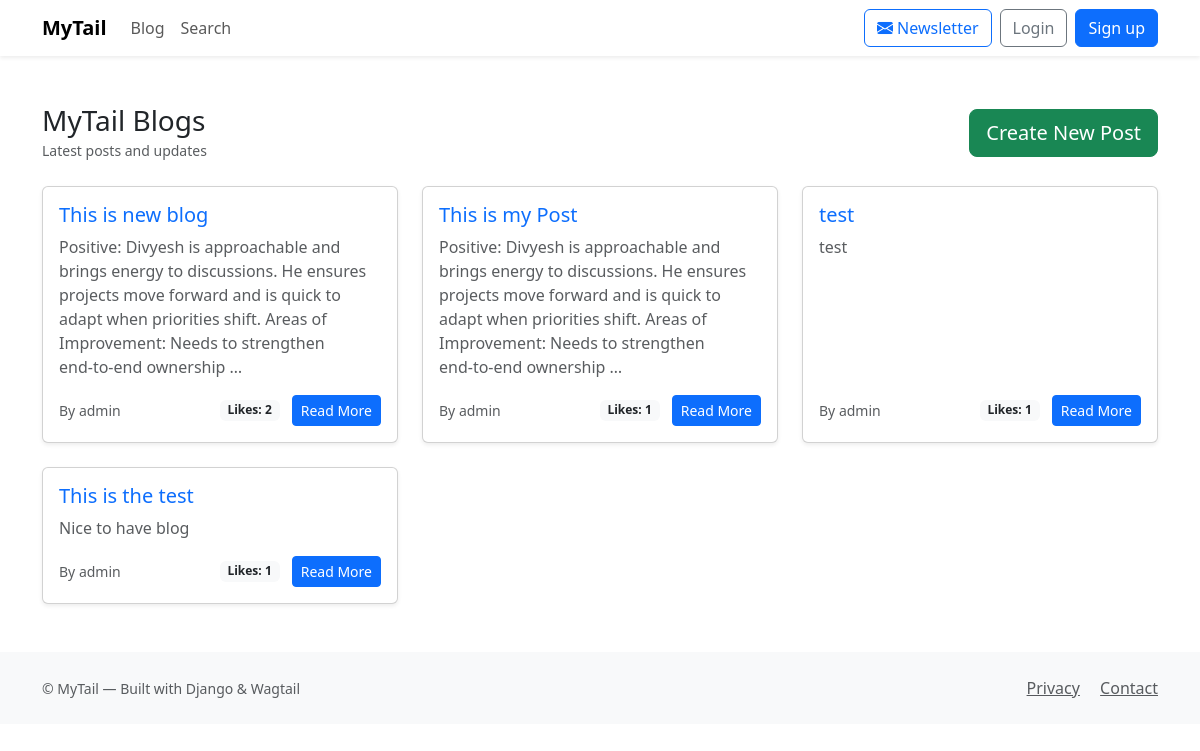
Screenshot of /blog/ with the database file from the repository.
### blog/models.py (models this page shows, shortened)
class BlogPost(models.Model):
    title = models.CharField(max_length=200)
    content = models.TextField()
    author = models.ForeignKey(User, on_delete=models.CASCADE)
    created_at = models.DateTimeField(auto_now_add=True)
    updated_at = models.DateTimeField(auto_now=True)
    def total_likes(self):
        return self.likes.count()

### blog/views.py (the view)
# urls.py: path('', views.blog_list, name='blog_list'),
def blog_list(request):
    posts = BlogPost.objects.all().order_by('-created_at')
    return render(request, 'blog/blog_list.html', {'posts': posts})

### blog/templates/blog/blog_list.html
{% extends "base.html" %}
{% load static %}
{% block content %}
<div class="container mt-5">
  <div class="d-flex justify-content-between align-items-center mb-4">
    <div>
      <h1 class="h3 mb-0">MyTail Blogs</h1>
      <small class="text-muted">Latest posts and updates</small>
    </div>
    <div>
      <a href="{% url 'blog_create' %}" class="btn btn-success btn-lg">Create New Post</a>
    </div>
  </div>
  <div class="row g-4">
    {% for post in posts %}
      <div class="col-12 col-md-6 col-lg-4">
        <div class="card h-100 shadow-sm">
          <div class="card-body d-flex flex-column">
            <h5 class="card-title text-primary">{{ post.title }}</h5>
            <p class="card-text text-muted">{{ post.content|truncatewords:30 }}</p>
            <div class="mt-auto d-flex justify-content-between align-items-center">
              <small class="text-muted">By {{ post.author.username }}</small>
              <div>
                <span class="badge bg-light text-dark me-2">Likes: {{ post.total_likes }}</span>
                <a href="{% url 'blog_detail' post.pk %}" class="btn btn-sm btn-primary">Read More</a>
              </div>
            </div>
          </div>
        </div>
      </div>
    {% empty %}
      <div class="col-12">
        <div class="alert alert-info">No blog posts yet.</div>
      </div>
    {% endfor %}
  </div>
</div>
{% endblock %}

### rows the page displays
BlogPost: title "This is new blog", content "Positive: Divyesh is approachable and brings energy to discussions. He ensures projects move forward and is quick to adapt when priorities shift. Areas of Improvement: Needs to strengthen end‑to‑end ownership …", author.username "admin", total_likes "2"
BlogPost: title "This is my Post", content "Positive: Divyesh is approachable and brings energy to discussions. He ensures projects move forward and is quick to adapt when priorities shift. Areas of Improvement: Needs to strengthen end‑to‑end ownership …", author.username "admin", total_likes "1"
BlogPost: title "test", content "test", author.username "admin", total_likes "1"
BlogPost: title "This is the test", content "Nice to have blog", author.username "admin", total_likes "1"
